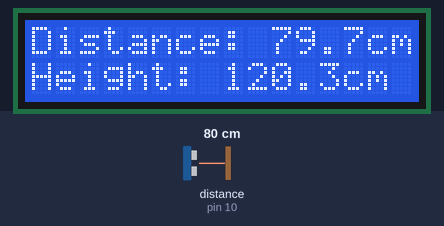
The sketch below on a simulated Arduino Uno, built with avr-gcc and run on an emulated ATmega328P. Shown: 16×2 character LCD. Wiring (inferred from the names in the program): ultrasonic range finder: trigger pin 9; echo pin 10. The inputs (shaded band) are chosen by the test bench; at power-on: distance to the obstacle (sensor on pin 10) 80 cm. The echo pulse lasts 58.3 µs per cm.

Above: at 3.2 s.
3.3 s: distance to the obstacle (sensor on pin 10) set to 250 cm
At 4.9 s:
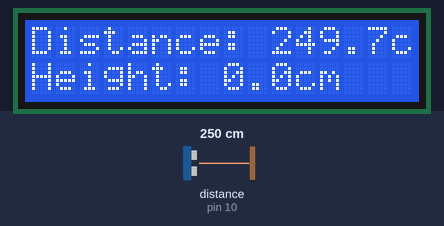
5.2 s: distance to the obstacle (sensor on pin 10) set to 2 cm
At 6.2 s:
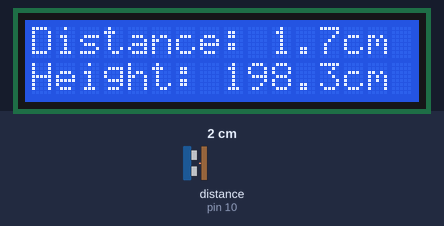
7.9 s: distance to the obstacle (sensor on pin 10) set to 4 cm
At 9.4 s:
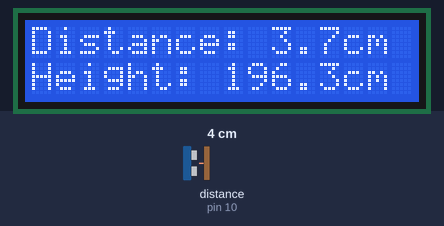
Timing chart, 0 to 10.9 s (numbered marks = the images above; inputs shaded):
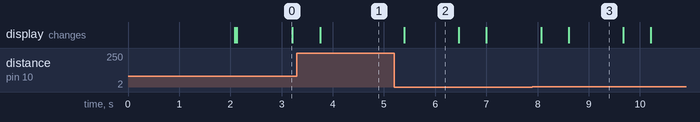

Measured:
- after the input at 3.3 s, the display: changes after 0.46 s (image 1)
- after the input at 5.2 s, the display: changes after 0.19 s (image 2)
- what the display in image 0 shows lasts 1.1 s, from 2.1 s to 3.2 s

The sketch:

height.ino
```cpp
#include <Wire.h>
#include <LiquidCrystal_I2C.h>

// LCD address 0x27 or 0x3F (check your module)
LiquidCrystal_I2C lcd(0x27, 16, 2);

#define TRIG_PIN 9
#define ECHO_PIN 10

// Adjust this to the height (in cm) where sensor is mounted
#define SENSOR_HEIGHT 200   // Example: sensor mounted 200 cm from the ground

void setup() {
  lcd.init();
  lcd.backlight();

  pinMode(TRIG_PIN, OUTPUT);
  pinMode(ECHO_PIN, INPUT);

  lcd.setCursor(0, 0);
  lcd.print("Height Measuring");
  delay(2000);
  lcd.clear();
}

void loop() {
  long duration;
  float distance, height;

  // Send trigger pulse
  digitalWrite(TRIG_PIN, LOW);
  delayMicroseconds(2);
  digitalWrite(TRIG_PIN, HIGH);
  delayMicroseconds(10);
  digitalWrite(TRIG_PIN, LOW);

  // Read echo pulse
  duration = pulseIn(ECHO_PIN, HIGH);

  // Calculate distance (cm)
  distance = (duration * 0.0343) / 2;

  // Calculate height
  height = SENSOR_HEIGHT - distance;
  if (height < 0) height = 0; // avoid negative readings

  // Display on LCD
  lcd.setCursor(0, 0);
  lcd.print("Distance: ");
  lcd.print(distance, 1);
  lcd.print("cm   ");

  lcd.setCursor(0, 1);
  lcd.print("Height: ");
  lcd.print(height, 1);
  lcd.print("cm   ");

  delay(500);
}
```
